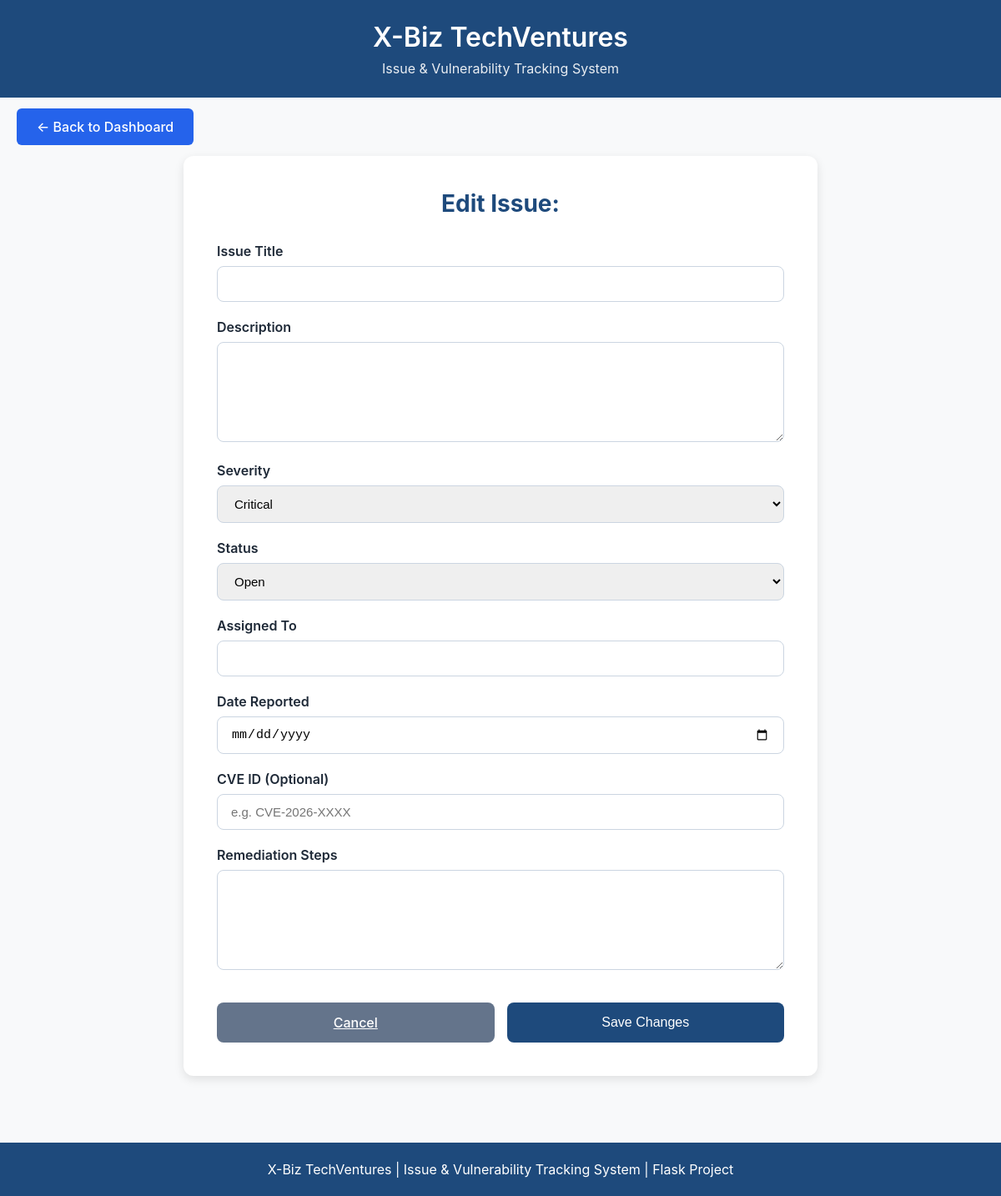
Before: /edit_issue/16 with the older database file.
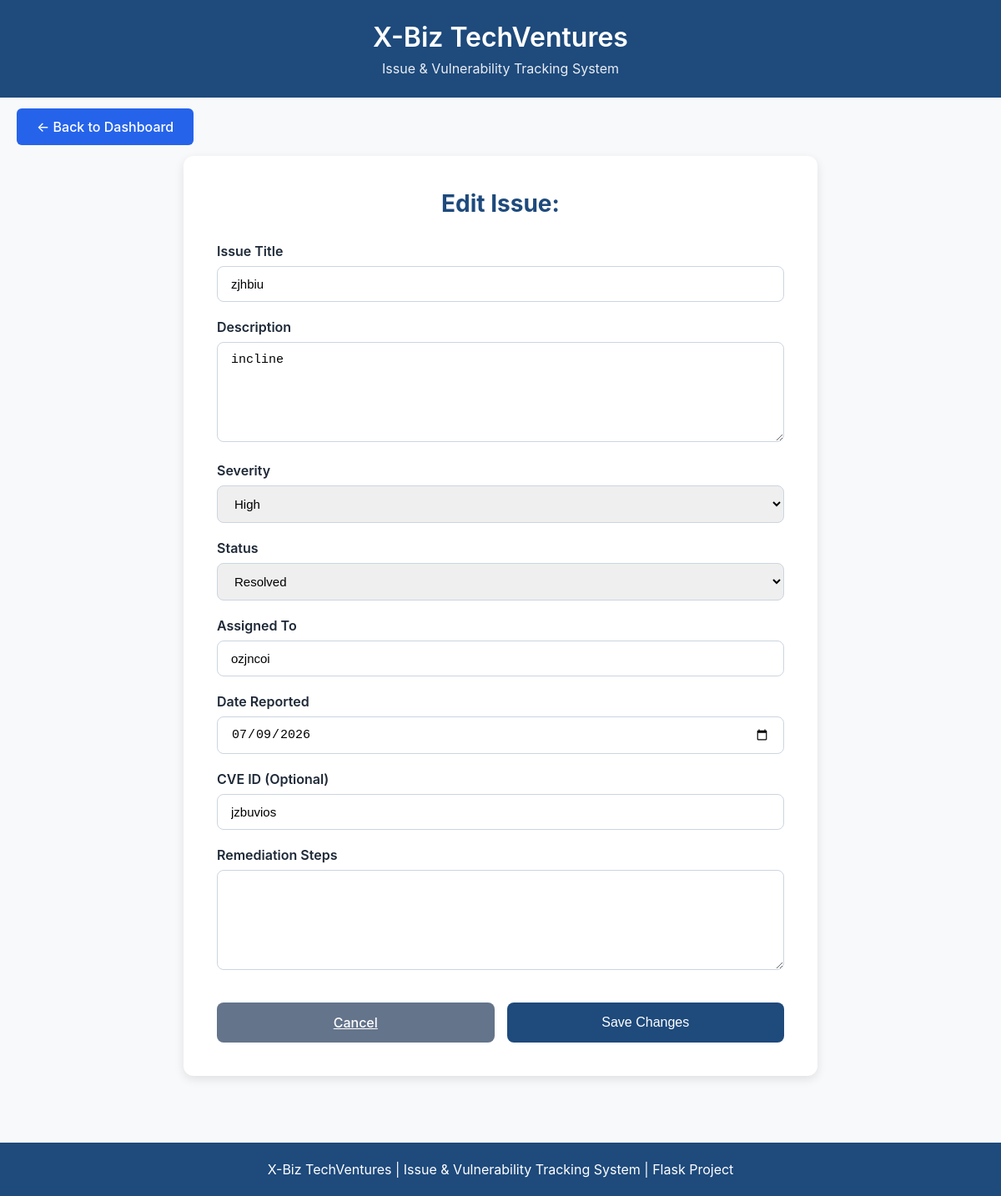
After: the same page with the newer database file.
### tables this page shows
CREATE TABLE issues(
            id INTEGER PRIMARY KEY AUTOINCREMENT,
            title TEXT NOT NULL,
            description TEXT NOT NULL,
            severity TEXT NOT NULL,
            status TEXT NOT NULL,
            assigned_to TEXT,
            date_reported DATE,
            cve TEXT,
            remediation TEXT,
            created_at TIMESTAMP DEFAULT CURRENT_TIMESTAMP,
            last_updated TIMESTAMP DEFAULT CURRENT_TIMESTAMP
        );

### app.py (the view, shortened to what this page needs)
@app.route("/edit_issue/<int:id>", methods=["GET", "POST"])
def edit_issue(id):
    connection = sqlite3.connect("issues.db")
    connection.row_factory = sqlite3.Row
    cursor = connection.cursor()
    cursor.execute("SELECT * FROM issues WHERE id=?", (id,))
    issue = cursor.fetchone()
    connection.close()
    return render_template("edit_issues.html", issue=issue)

### templates/edit_issues.html (shortened to what this page needs)
<!DOCTYPE html>
<html lang="en">
<head>
</head>
<body>
<header>
    <div class="header-content">
        <h1>X-Biz TechVentures</h1>
        <p class="subtitle">Issue &amp; Vulnerability Tracking System</p>
    </div>
</header>
<div class="nav">
    <a href="/" class="btn" style="padding:12px 24px; background:#2563eb; color:white; text-decoration:none; border-radius:6px;">
        ← Back to Dashboard
    </a>
</div>
<div class="container">
    <div class="card">
        <h2>Edit Issue:</h2>
        <form action="/edit_issue/{{ issue.id }}" method="POST">
            <div class="form-group">
                <label>Issue Title</label>
                <input type="text" name="title" value="{{ issue.title }}" required>
            </div>
            <div class="form-group">
                <label>Description</label>
                <textarea name="description" required>{{ issue.description }}</textarea>
            </div>
            <div class="form-group">
                <label>Severity</label>
                <select name="severity" required>
                    <option value="Critical" {% if issue.severity == "Critical" %}selected{% endif %}>Critical</option>
                    <option value="High" {% if issue.severity == "High" %}selected{% endif %}>High</option>
                </select>
            </div>
            <div class="form-group">
                <label>Status</label>
                <select name="status" required>
                    <option value="Open" {% if issue.status == "Open" %}selected{% endif %}>Open</option>
                    <option value="Resolved" {% if issue.status == "Resolved" %}selected{% endif %}>Resolved</option>
                </select>
            </div>
            <div class="form-group">
                <label>Assigned To</label>
                <input type="text" name="assigned_to" value="{{ issue.assigned_to or '' }}">
            </div>
            <div class="form-group">
                <label>Date Reported</label>
                <input type="date" name="date_reported" value="{{ issue.date_reported }}">
            </div>
            <div class="form-group">
                <label>CVE ID (Optional)</label>
                <input type="text" name="cve" value="{{ issue.cve or '' }}" placeholder="e.g. CVE-2026-XXXX">
            </div>
            <div class="form-group">
                <label>Remediation Steps</label>
                <textarea name="remediation">{{ issue.remediation or '' }}</textarea>
            </div>
            <div class="buttons">
                <a href="/issues" class="btn cancel">Cancel</a>
                <button type="submit" class="btn save">Save Changes</button>
            </div>
        </form>
    </div>
</div>
<footer class="footer">
    X-Biz TechVentures | Issue &amp; Vulnerability Tracking System | Flask Project
</footer>
</body>
</html>

Changed rows visible on the page:
added issues: title "zjhbiu", description "incline", severity "High", status "Resolved", assigned_to "ozjncoi", date_reported "07/09/2026", cve "jzbuvios"
Other visible differences:
form field severity: "Critical" → (not shown)
form field status: "Open" → (not shown)
